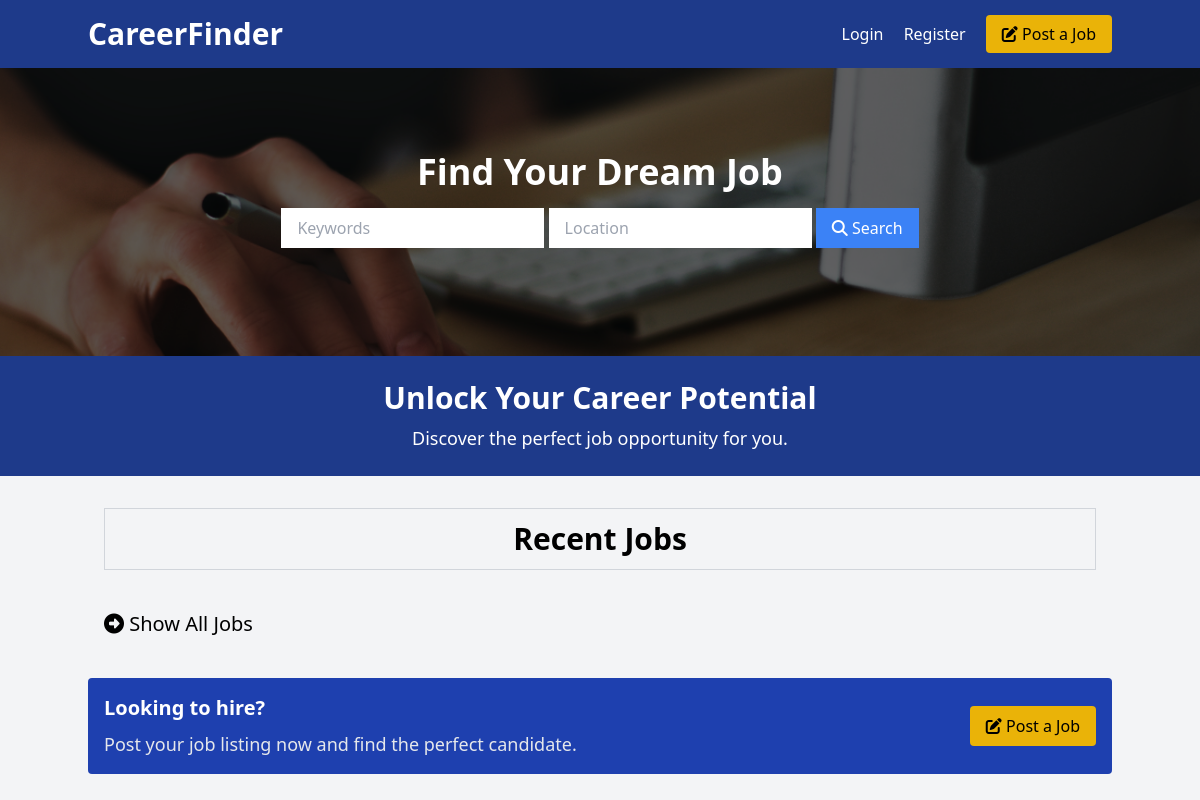
/, run on an earlier commit of the app's database.
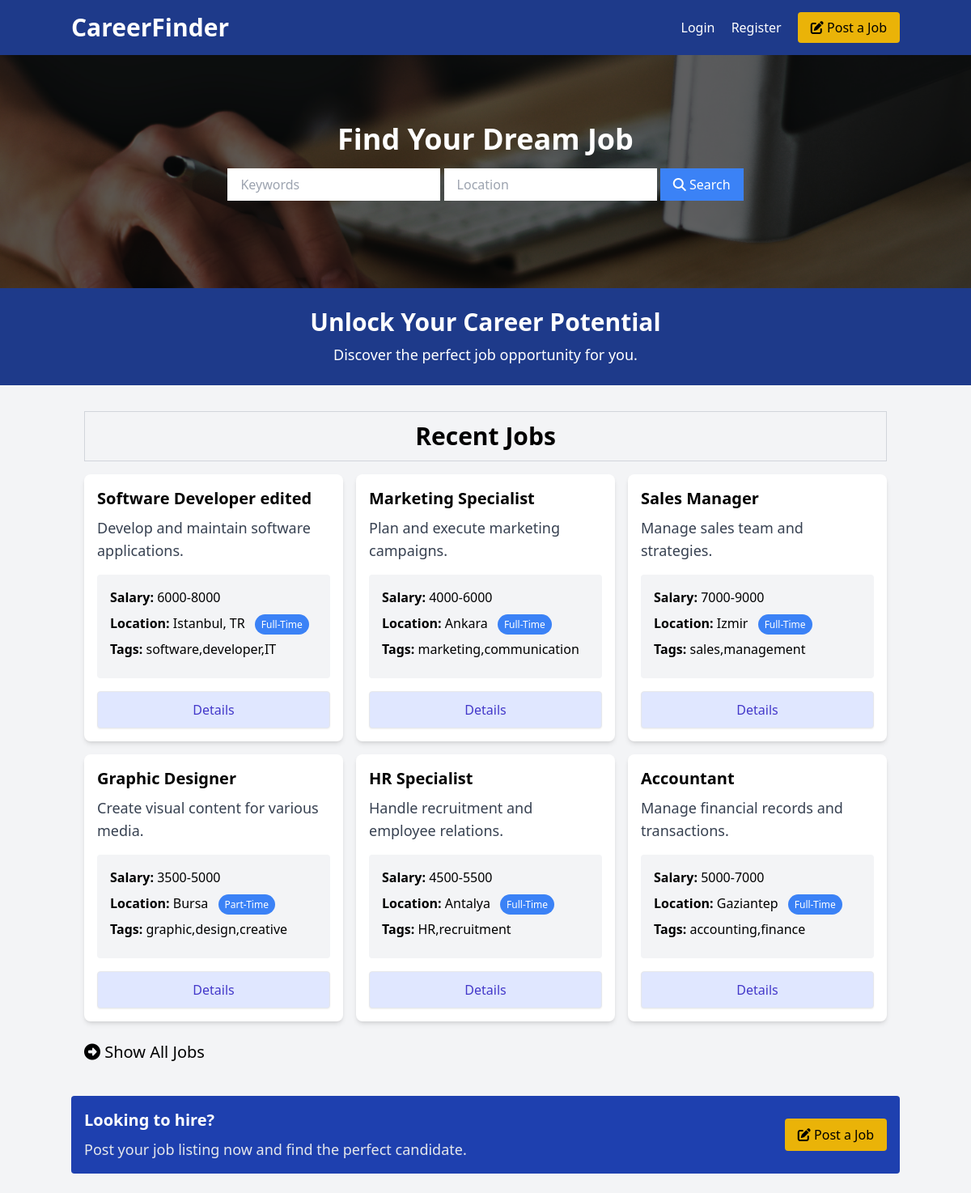
And on a later commit of the database.
### tables this page shows
CREATE TABLE jobs (
        id INTEGER PRIMARY KEY AUTOINCREMENT,
        title TEXT NOT NULL,
        description TEXT NOT NULL,
        salary TEXT NOT NULL,
        location TEXT NOT NULL,
        type TEXT NOT NULL,
        tags TEXT NOT NULL,
        requirements TEXT NOT NULL,
        benefits TEXT NOT NULL,
        company TEXT NOT NULL,
        address TEXT NOT NULL,
        city TEXT NOT NULL,
        state TEXT NOT NULL,
        phone TEXT NOT NULL,
        email TEXT NOT NULL,
        creator_email TEXT NOT NULL,
        created_at TEXT DEFAULT CURRENT_TIMESTAMP
    );

### index.php (the view, shortened to what this page needs)
<?php include 'templates/header.php'; ?>
<section class="showcase relative bg-cover bg-center bg-no-repeat h-72 flex items-center">
    <div class="container mx-auto text-center z-10">
        <h2 class="text-4xl text-white font-bold mb-4">Find Your Dream Job</h2>
        <form class="mb-4 block mx-5 md:mx-auto" method="GET" action="index.php">
            <input type="text" name="keywords" placeholder="Keywords" class="w-full md:w-auto mb-2 px-4 py-2 focus:outline-none" />
            <input type="text" name="location" placeholder="Location" class="w-full md:w-auto mb-2 px-4 py-2 focus:outline-none" />
            <button class="w-full md:w-auto bg-blue-500 hover:bg-blue-600 text-white px-4 py-2 focus:outline-none">
                <i class="fa fa-search"></i> Search
            </button>
        </form>
    </div>
</section>
<section class="bg-blue-900 text-white py-6 text-center">
    <div class="container mx-auto">
        <h2 class="text-3xl font-semibold">Unlock Your Career Potential</h2>
        <p class="text-lg mt-2">Discover the perfect job opportunity for you.</p>
    </div>
</section>
<section>
    <div class="container mx-auto p-4 mt-4">
        <div class="text-center text-3xl mb-4 font-bold border border-gray-300 p-3">Recent Jobs</div>
        <div class="grid grid-cols-1 md:grid-cols-3 gap-4 mb-6">
            <?php
            include 'config.php';
            $query = "SELECT * FROM jobs WHERE 1";
            $params = [];
            $query .= " ORDER BY created_at DESC LIMIT 6";
            $stmt = $pdo->prepare($query);
            $stmt->execute($params);
            while ($job = $stmt->fetch()) {
                echo '<div class="rounded-lg shadow-md bg-white">
                        <div class="p-4">
                            <h2 class="text-xl font-semibold">' . htmlspecialchars($job["title"]) . '</h2>
                            <p class="text-gray-700 text-lg mt-2">' . htmlspecialchars($job["description"]) . '</p>
                            <ul class="my-4 bg-gray-100 p-4 rounded">
                                <li class="mb-2"><strong>Salary:</strong> ' . htmlspecialchars($job["salary"]) . '</li>
                                <li class="mb-2"><strong>Location:</strong> ' . htmlspecialchars($job["location"]) . '
                                    <span class="text-xs bg-blue-500 text-white rounded-full px-2 py-1 ml-2">' . htmlspecialchars($job["type"]) . '</span>
                                </li>
                                <li class="mb-2"><strong>Tags:</strong> ' . htmlspecialchars($job["tags"]) . '</li>
                            </ul>
                            <a href="details.php?id=' . $job["id"] . '" class="block w-full text-center px-5 py-2.5 shadow-sm rounded border text-base font-medium text-indigo-700 bg-indigo-100 hover:bg-indigo-200">Details</a>
                        </div>
                    </div>';
            }
            ?>
        </div>
        <a href="listings.php" class="block text-xl text3-center">
            <i class="fa fa-arrow-alt-circle-right"></i> Show All Jobs
        </a>
    </div>
</section>
<?php include 'templates/footer.php'; ?>

### templates/header.php (shortened to what this page needs)
<!DOCTYPE html>
<html lang="en">
<head>
    <link rel="stylesheet" href="https://cdnjs.cloudflare.com/ajax/libs/font-awesome/6.4.2/css/all.min.css" />
    <link rel="stylesheet" href="css/style.css" />
</head>
<body class="bg-gray-100">
    <header class="bg-blue-900 text-white p-4">
        <div class="container mx-auto flex justify-between items-center">
            <h1 class="text-3xl font-semibold">
                <a href="index.php">CareerFinder</a>
            </h1>
            <nav class="space-x-4">
                <?php if (isset($_SESSION['user'])) : ?>
                    <span><?php echo htmlspecialchars($_SESSION['user']); ?></span>
                    <a href="applications.php" class="text-white">View Applications</a>
                    <a href="logout.php" class="text-white hover:underline">Logout</a>
                <?php else : ?>
                    <a href="login.php" class="text-white hover:underline">Login</a>
                    <a href="register.php" class="text-white hover:underline">Register</a>
                <?php endif; ?>
                <a href="post-job.php" class="bg-yellow-500 hover:bg-yellow-600 text-black px-4 py-2 rounded hover:shadow-md transition duration-300">
                    <i class="fa fa-edit"></i> Post a Job
                </a>
            </nav>
        </div>
    </header>

### templates/footer.php
<section class="container mx-auto my-6">
    <div class="bg-blue-800 text-white rounded p-4 flex items-center justify-between">
        <div>
            <h2 class="text-xl font-semibold">Looking to hire?</h2>
            <p class="text-gray-200 text-lg mt-2">Post your job listing now and find the perfect candidate.</p>
        </div>
        <a href="post-job.php" class="bg-yellow-500 hover:bg-yellow-600 text-black px-4 py-2 rounded hover:shadow-md transition duration-300">
            <i class="fa fa-edit"></i> Post a Job
        </a>
    </div>
</section>
</body>
</html>

What changed in the data, as far as the page shows it:
added jobs: title "Software Developer edited", description "Develop and maintain software applications.", salary "6000-8000", location "Istanbul, TR", type "Full-Time", tags "software,developer,IT"
added jobs: title "Marketing Specialist", description "Plan and execute marketing campaigns.", salary "4000-6000", location "Ankara", type "Full-Time", tags "marketing,communication"
added jobs: title "Sales Manager", description "Manage sales team and strategies.", salary "7000-9000", location "Izmir", type "Full-Time", tags "sales,management"
added jobs: title "Graphic Designer", description "Create visual content for various media.", salary "3500-5000", location "Bursa", type "Part-Time", tags "graphic,design,creative"
added jobs: title "HR Specialist", description "Handle recruitment and employee relations.", salary "4500-5500", location "Antalya", type "Full-Time", tags "HR,recruitment"
added jobs: title "Accountant", description "Manage financial records and transactions.", salary "5000-7000", location "Gaziantep", type "Full-Time", tags "accounting,finance"
